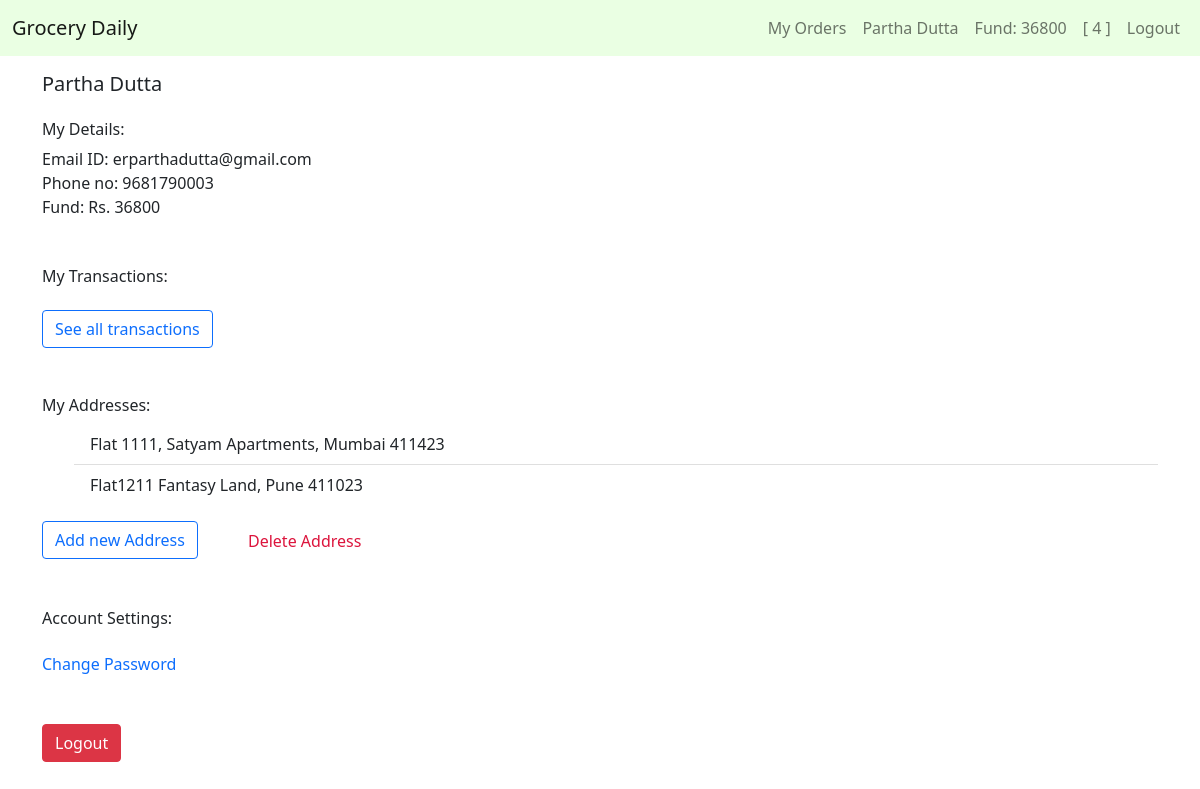
Before: /account (signed in) with the older database file.
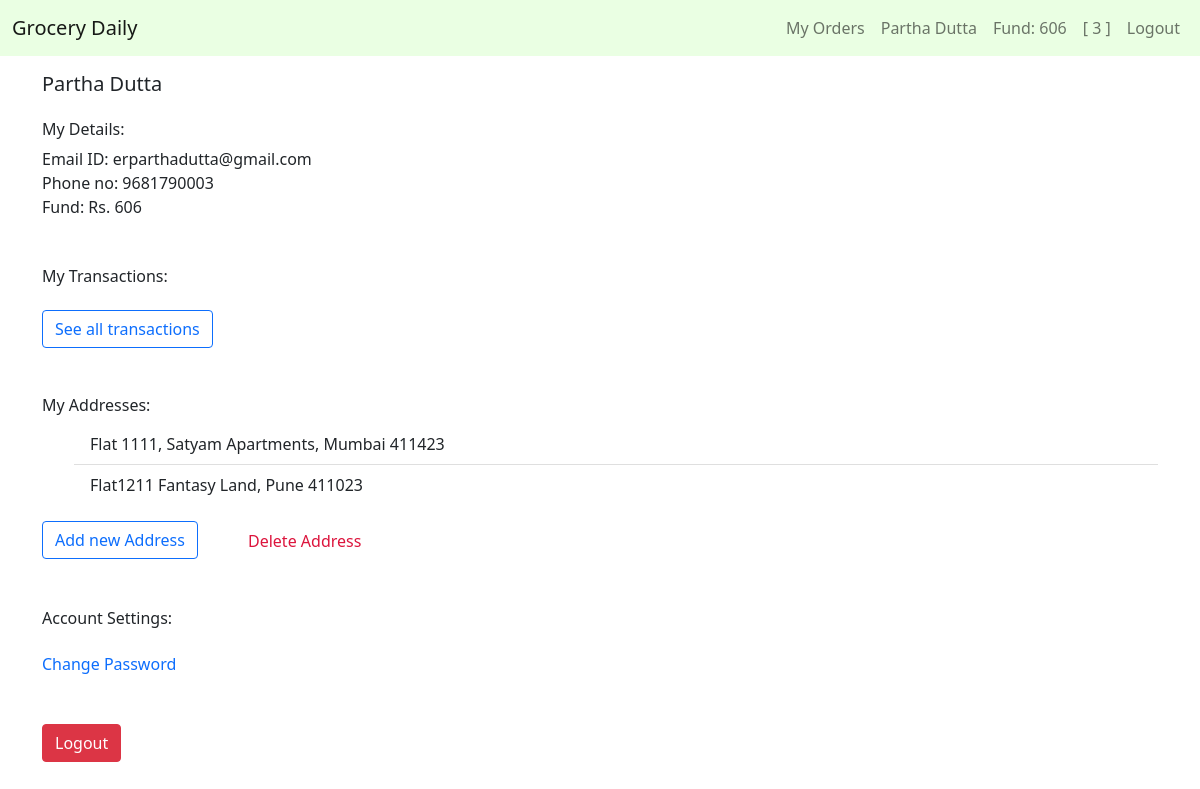
After: the same page with the newer database file.
### tables this page shows
CREATE TABLE users (user_id INTEGER PRIMARY KEY AUTOINCREMENT NOT NULL, name TEXT NOT NULL, email TEXT NOT NULL, phone INTEGER NOT NULL, hash TEXT NOT NULL, cash NUMERIC DEFAULT 0.00);

### app.py (the view)
@app.route("/account", methods=["GET", "POST"])
@login_required
def account():
    user_id = session["user_id"]
    cart = db.execute("SELECT * FROM carts WHERE user_id = ?;", user_id)
    cart_list = cart[0]['cart_items']
    cart_list = json.loads(cart_list)
    user_data = db.execute("SELECT * FROM users WHERE user_id = ?;", user_id)
    address = db.execute("SELECT address FROM address WHERE user_id= ?", f'{user_id}')
    address = address[0]['address']
    address = json.loads(address)
    return render_template("account.html", cart=cart_list, user_data=user_data, address=address)

### app.py (called while the page is built)
@app.after_request
def after_request(response):
    response.headers["Cache-Control"] = "no-cache, no-store, must-revalidate"
    response.headers["Expires"] = 0
    response.headers["Pragma"] = "no-cache"
    return response

def login_required(f):
    @wraps(f)
    def decorated_function(*args, **kwargs):
        if session.get("user_id") is None:
            return redirect("/login")
        return f(*args, **kwargs)
    return decorated_function

### templates/account.html (shortened to what this page needs)
{% extends "layout.html" %}
{% block user %}
    {{ user_data[0]["name"] }}
{% endblock %}
{% block fund %}
    Fund: {{ user_data[0]["cash"] }}
{% endblock %}
{% block cart %}
    {{ cart|length }}
{% endblock %}
{% block main %}
    <div class="container mt-3">
        <div class="row justify-content-center">
            <div class="col-12">
                <h5>{{user_data[0]['name']}}</h5>
            </div>
        </div>
    </div>
    <div class="container mt-3">
        <div class="row justify-content-center">
            <div class="col-12">
                <h6>My Details:</h6>
            </div>
        </div>
        <div class="row justify-content-start">
            <div class="col-12">
                Email ID: {{user_data[0]['email']}}
            </div>
            <div class="col-12">
                Phone no: {{user_data[0]['phone']}}
            </div>
            <div class="col-12">
                Fund: Rs. {{user_data[0]['cash']}}
            </div>
        </div>
    </div>
    <div class="container mt-5">
        <div class="row justify-content-start">
            <div class="col-12">
                <h6>My Transactions:</h6>
            </div>
            <div class="col-lg-4 col-12 mt-3">
                <a class = "btn btn-outline-primary" href="/transactions">See all transactions</a>
            </div>
        </div>
    </div>
    <div class="container mb- mt-5">
        <div class="row justify-content-start">
            <div class="col-12">
                <h6>My Addresses:</h6>
            </div>
        </div>
        <div class="row" id="address_list" style="display: block;">
            <div class="col-lg-12 col-12">
                <ul class="list-group-flush">
                    {% for i in address %}
                        <li class="list-group-item">{{ i['address'] }}</li>
                    {% endfor %}
                </ul>
            </div>
        </div>
        <div class="row">
            <div class="col-lg-2 col-6" id="add_address">
                <form action="/add_address" method="get">
                    <button class="btn btn-outline-primary" type="submit">Add new Address</button>
                </form>
            </div>
            <div class="col-lg-2 col-6" id="delete_address">
                <a class="nav-link"><span style="color:crimson; cursor:pointer"> Delete Address </span></a>
            </div>
        </div>
    </div>
    <div class="container mb-3 mt-5">
        <div class="row justify-content-start">
            <div class="col-12">
                <h6>Account Settings:</h6>
            </div>
        </div>
        <div class="row mt-3 justify-content-start">
            <div class="col-12">
                <a style="text-decoration: none" href="/change_password"><span>Change Password</span></a>
            </div>
        </div>
        <div class="row mt-5 justify-content-start">
            <div class="col-12">
                <a type="button" class = "btn btn-danger"style="text-decoration: none" href="/logout"><span style="color: white;">Logout</span></a>
            </div>
        </div>
    </div>
    <div class="container" style="height:140px"></div>
{% endblock %}

Changed rows visible on the page:
changed users "Partha Dutta": cash "36800" → "606"
Other visible differences:
{{ cart|length }}: "4" → "3"
